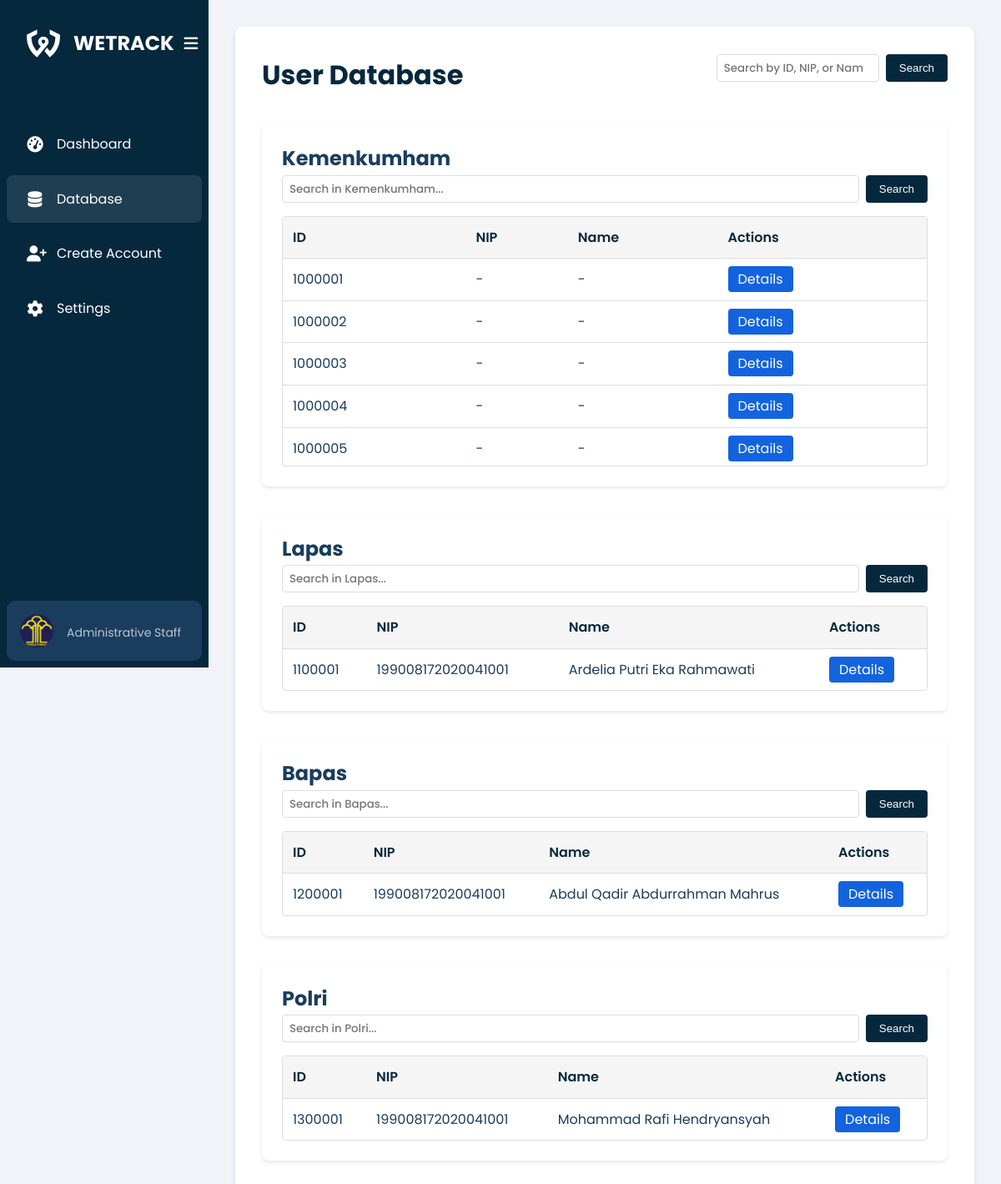
/kemenkumham/pages/data.php, run on the app's committed database.
### tables this page shows
CREATE TABLE `users` (
  `id` int(11) NOT NULL,
  `profile_picture` varchar(255) DEFAULT '/wetrack/kemenkumham/image/kemenkumham.png',
  `nip` varchar(50) DEFAULT NULL,
  `full_name` varchar(255) DEFAULT NULL,
  `place_of_birth` varchar(100) DEFAULT NULL,
  `date_of_birth` date DEFAULT NULL,
  `religion` varchar(50) DEFAULT NULL,
  `region` varchar(100) DEFAULT NULL,
  `role` enum('Kemenkumham','Lapas','Bapas','Polri') NOT NULL,
  `email` varchar(100) DEFAULT NULL,
  `phone` varchar(15) DEFAULT NULL,
  `address` text DEFAULT NULL,
  `status` enum('Active','Inactive') DEFAULT 'Active',
  `created_by` int(11) DEFAULT NULL,
  `created_at` timestamp NOT NULL DEFAULT current_timestamp(),
  `position` varchar(100) DEFAULT NULL,
  `password` varchar(255) NOT NULL,
  `gender` enum('Male','Female','Other') DEFAULT NULL
);

### kemenkumham/pages/data.php (the view, shortened to what this page needs)
<?php
require __DIR__ . '/../../config/connection.php';
$user_id = $_SESSION['user_id'];
$query = "SELECT id, profile_picture FROM users WHERE id = ?";
$stmt = $conn->prepare($query);
$stmt->bind_param("i", $user_id);
$stmt->execute();
$stmt->bind_result($id, $profile_picture);
if (!$profile_picture) {
    $profile_picture = '/wetrack/kemenkumham/Image/kemenkumham.png';
}
function fetchUsersByRole($conn, $role, $search = '')
{
    $query = "SELECT id, nip, full_name FROM users WHERE role = ?";
    $params = [$role];
    $types = "s";
    $stmt = $conn->prepare($query);
    $stmt->bind_param($types, ...$params);
    $stmt->execute();
    $result = $stmt->get_result();
    return $result->fetch_all(MYSQLI_ASSOC);
}
$search = isset($_GET['search']) ? $_GET['search'] : '';
$kemenkumhamUsers = fetchUsersByRole($conn, 'Kemenkumham', $search);
$lapasUsers = fetchUsersByRole($conn, 'Lapas', $search);
$bapasUsers = fetchUsersByRole($conn, 'Bapas', $search);
$polriUsers = fetchUsersByRole($conn, 'Polri', $search);
?>
<!DOCTYPE html>
<html lang="en">
<head>
    <link rel="stylesheet" href="/wetrack/kemenkumham/css/data.css">
    <link rel="stylesheet" href="https://cdnjs.cloudflare.com/ajax/libs/font-awesome/6.4.0/css/all.min.css">
</head>
<body>
    <div class="container">
        <aside class="sidebar">
            <div class="sidebar-header">
                <div class="logo">
                    <img src="/wetrack/kemenkumham/Image/wetrack-logo-white.png" alt="WETRACK Logo">
                    <h1 class="logo-text">WETRACK</h1>
                </div>
                <button id="toggle-sidebar" class="toggle-sidebar">
                    <i class="fas fa-bars"></i>
                </button>
            </div>
            <nav class="nav-links">
                <ul>
                    <li><a href="/wetrack/kemenkumham/pages/home.php"><i class="fas fa-tachometer-alt"></i> <span>Dashboard</span></a></li>
                    <li class="active"><a href="/wetrack/kemenkumham/pages/data.php"><i class="fas fa-database"></i> <span>Database</span></a></li>
                    <li><a href="/wetrack/kemenkumham/pages/create-account.php"><i class="fas fa-user-plus"></i> <span>Create Account</span></a></li>
                    <li><a href="/wetrack/kemenkumham/pages/setting.php"><i class="fas fa-cog"></i> <span>Settings</span></a></li>
                </ul>
            </nav>
            <div class="user-profile">
                <img src="<?php echo $profile_picture; ?>" alt="Profile picture" width="40" height="40">
                <div class="user-info">
                    <p>Administrative Staff</p>
                </div>
            </div>
        </aside>
        <main class="content">
            <div class="content-container">
                <div class="content-header">
                    <h1>User Database</h1>
                    <form class="search-container" method="GET">
                        <input type="text" name="search" placeholder="Search by ID, NIP, or Name..."
                            value="<?php echo htmlspecialchars($search); ?>">
                        <button type="submit">Search</button>
                    </form>
                </div>
                <section class="table-section">
                    <h2>Kemenkumham</h2>
                    <form class="search-container" method="GET">
                        <input type="text" name="search" placeholder="Search in Kemenkumham..."
                            value="<?php echo htmlspecialchars($search); ?>">
                        <button type="submit">Search</button>
                    </form>
                    <div class="table-wrapper">
                        <table class="user-table">
                            <thead>
                                <tr>
                                    <th>ID</th>
                                    <th>NIP</th>
                                    <th>Name</th>
                                    <th>Actions</th>
                                </tr>
                            </thead>
                            <tbody>
                                <?php foreach ($kemenkumhamUsers as $user): ?>
                                    <tr>
                                        <td><?php echo htmlspecialchars($user['id']); ?></td>
                                        <td><?php echo htmlspecialchars($user['nip'] ?? '-'); ?></td>
                                        <td><?php echo htmlspecialchars($user['full_name'] ?? '-'); ?></td>
                                        <td>
                                            <a href="user-details.php?id=<?php echo $user['id']; ?>"
                                                class="btn-details">Details</a>
                                        </td>
                                    </tr>
                                <?php endforeach; ?>
                            </tbody>
                        </table>
                    </div>
                </section>
                <section class="table-section">
                    <h2>Lapas</h2>
                    <form class="search-container" method="GET">
                        <input type="text" name="search" placeholder="Search in Lapas..."
                            value="<?php echo htmlspecialchars($search); ?>">
                        <button type="submit">Search</button>
                    </form>
                    <div class="table-wrapper">
                        <table class="user-table">
                            <thead>
                                <tr>
                                    <th>ID</th>
                                    <th>NIP</th>
                                    <th>Name</th>
                                    <th>Actions</th>
                                </tr>
                            </thead>
                            <tbody>
                                <?php foreach ($lapasUsers as $user): ?>
                                    <tr>
                                        <td><?php echo htmlspecialchars($user['id']); ?></td>
                                        <td><?php echo htmlspecialchars($user['nip'] ?? '-'); ?></td>
                                        <td><?php echo htmlspecialchars($user['full_name'] ?? '-'); ?></td>
                                        <td>
                                            <a href="user-details.php?id=<?php echo $user['id']; ?>"
                                                class="btn-details">Details</a>
                                        </td>
                                    </tr>
                                <?php endforeach; ?>
                            </tbody>
                        </table>
                    </div>
                </section>
                <section class="table-section">
                    <h2>Bapas</h2>
                    <form class="search-container" method="GET">
                        <input type="text" name="search" placeholder="Search in Bapas..."
                            value="<?php echo htmlspecialchars($search); ?>">
                        <button type="submit">Search</button>
                    </form>
                    <div class="table-wrapper">
                        <table class="user-table">
                            <thead>
                                <tr>
                                    <th>ID</th>
                                    <th>NIP</th>
                                    <th>Name</th>
                                    <th>Actions</th>
                                </tr>
                            </thead>
                            <tbody>
                                <?php foreach ($bapasUsers as $user): ?>
                                    <tr>
                                        <td><?php echo htmlspecialchars($user['id']); ?></td>
                                        <td><?php echo htmlspecialchars($user['nip'] ?? '-'); ?></td>
                                        <td><?php echo htmlspecialchars($user['full_name'] ?? '-'); ?></td>
                                        <td>
                                            <a href="user-details.php?id=<?php echo $user['id']; ?>"
                                                class="btn-details">Details</a>
                                        </td>
                                    </tr>
                                <?php endforeach; ?>
                            </tbody>
                        </table>
                    </div>
                </section>
                <section class="table-section">
                    <h2>Polri</h2>
                    <form class="search-container" method="GET">
                        <input type="text" name="search" placeholder="Search in Polri..."
                            value="<?php echo htmlspecialchars($search); ?>">
                        <button type="submit">Search</button>
                    </form>
                    <div class="table-wrapper">
                        <table class="user-table">
                            <thead>
                                <tr>
                                    <th>ID</th>
                                    <th>NIP</th>
                                    <th>Name</th>
                                    <th>Actions</th>
                                </tr>
                            </thead>
                            <tbody>
                                <?php foreach ($polriUsers as $user): ?>
                                    <tr>
                                        <td><?php echo htmlspecialchars($user['id']); ?></td>
                                        <td><?php echo htmlspecialchars($user['nip'] ?? '-'); ?></td>
                                        <td><?php echo htmlspecialchars($user['full_name'] ?? '-'); ?></td>
                                        <td>
                                            <a href="user-details.php?id=<?php echo $user['id']; ?>"
                                                class="btn-details">Details</a>
                                        </td>
                                    </tr>
                                <?php endforeach; ?>
                            </tbody>
                        </table>
                    </div>
                </section>
            </div>
        </main>
    </div>
</body>
</html>

### kemenkumham/css/data.css (style rules this page uses)
:root { --primary-color: #06283D; --secondary-color: #1363DF; --background-color: #f1f3f8; --card-color: #ffffff; --accent-color: #f39c12; --text-color: #1a3d5e; --success-color: #27ae60; --danger-color: #e74c3c; --warning-color: #f1c40f; }
* { margin: 0; padding: 0; box-sizing: border-box; }
body { font-family: 'Poppins', sans-serif; background-color: var(--background-color); color: var(--text-color); line-height: 1.6; }
.container { display: flex; min-height: 100vh; }
.sidebar { width: 250px; background: var(--primary-color); color: white; padding: 0.5rem; display: flex; flex-direction: column; transition: width 0.3s ease-in-out; position: fixed; top: 0; left: 0; height: 100vh; overflow-y: auto; z-index: 100; }
.sidebar-header { position: relative; display: flex; justify-content: space-between; align-items: center; padding: 1.5rem; margin-bottom: 2rem; }
.logo { display: flex; align-items: center; gap: 1rem; }
.logo img { width: 40px; height: 40px; flex-shrink: 0; }
.logo-text { font-size: 1.5rem; font-weight: 700; transition: opacity 0.3s ease-in-out; }
.toggle-sidebar { background: transparent; border: none; color: white; font-size: 1.2rem; cursor: pointer; padding: 0.5rem; display: flex; align-items: center; justify-content: center; width: 40px; height: 40px; flex-shrink: 0; }
.nav-links { margin-top: 1rem; }
.nav-links ul { list-style: none; display: flex; flex-direction: column; gap: 0.5rem; }
.nav-links li a { text-decoration: none; color: white; display: flex; align-items: center; padding: 1rem 1.5rem; gap: 1rem; transition: background-color 0.3s ease; }
.nav-links li.active a, .nav-links a:hover { background: rgba(255, 255, 255, 0.1); border-radius: 8px; }
.nav-links a i { font-size: 1.2rem; width: 20px; text-align: center; }
.user-profile { margin-top: auto; display: flex; align-items: center; padding: 1rem; background-color: #1a3d5e; border-radius: 10px; transition: all 0.3s ease-in-out; }
.user-profile img { width: 40px; height: 40px; border-radius: 50%; margin-right: 1rem; transition: margin 0.3s ease-in-out; }
.user-info { transition: opacity 0.3s ease-in-out, width 0.3s ease-in-out; }
.user-info p { font-size: 0.875rem; opacity: 0.7; }
.content { flex: 1; padding: 2rem; margin-left: 250px; overflow-y: auto; }
.content-container { background-color: var(--card-color); border-radius: 10px; padding: 2rem; box-shadow: 0 4px 6px rgba(0, 0, 0, 0.1); }
.content-header { display: flex; justify-content: space-between; align-items: center; margin-bottom: 2rem; }
.content-header h1 { font-size: 2rem; color: var(--primary-color); }
table { width: 100%; border-collapse: collapse; }
th, td { padding: 1rem; text-align: left; border-bottom: 1px solid #eee; }
th { background-color: var(--background-color); color: var(--primary-color); font-weight: 600; }
tr:last-child td { border-bottom: none; }

### kemenkumham/pages/data.php (style rules this page uses)
.table-section { margin-bottom: 2rem; background: white; padding: 1.5rem; border-radius: 8px; box-shadow: 0 2px 4px rgba(0, 0, 0, 0.1); }
.table-wrapper { max-height: 300px; overflow-y: auto; border: 1px solid #ddd; border-radius: 4px; }
.search-container { display: flex; gap: 0.5rem; margin-bottom: 1rem; }
.search-container input { flex: 1; padding: 0.5rem; border: 1px solid #ddd; border-radius: 4px; }
.search-container button { padding: 0.5rem 1rem; background: var(--primary-color); color: white; border: none; border-radius: 4px; cursor: pointer; }
.user-table { width: 100%; border-collapse: collapse; }
.user-table th, .user-table td { padding: 0.75rem; text-align: left; border-bottom: 1px solid #ddd; }
.user-table th { background: #f5f5f5; font-weight: 600; }
.btn-details { padding: 0.25rem 0.75rem; background: var(--secondary-color); color: white; border: none; border-radius: 4px; cursor: pointer; text-decoration: none; }

### data on the page
users: id "1000001", nip "-", full_name "-"
users: id "1000002", nip "-", full_name "-"
users: id "1000003", nip "-", full_name "-"
users: id "1000004", nip "-", full_name "-"
users: id "1000005", nip "-", full_name "-"
users: id "1100001", nip "199008172020041001", full_name "Ardelia Putri Eka Rahmawati"
users: id "1200001", nip "199008172020041001", full_name "Abdul Qadir Abdurrahman Mahrus"
users: id "1300001", nip "199008172020041001", full_name "Mohammad Rafi Hendryansyah"
